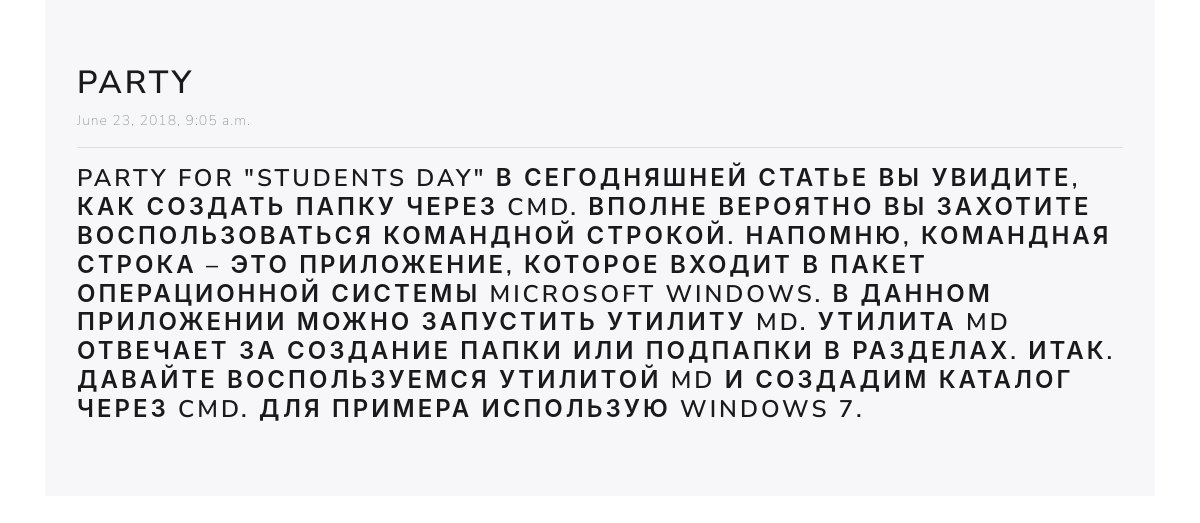
Screenshot of /entry/2 with the database file from the repository.
### mainApp/models.py (models this page shows, shortened)
class Entry(models.Model):
	name = models.CharField(max_length = 100)
	author = models.ForeignKey(User, on_delete = models.CASCADE)
	date = models.DateTimeField()
	descriptions = models.TextField()
	created = models.DateTimeField(auto_now_add = True)

### mainApp/views.py (the view)
# urls.py: path('entry/<int:pk>', views.details, name = 'details' ),
def details(request, pk):
	entries = Entry.objects.get(id = pk)
	args = {'entries':entries}
	return render(request, 'mainApp/details.html', args)

### mainApp/templates/mainApp/details.html
{% extends 'mainApp/base.html' %}
{% load staticfiles %}
{% block base %}
<div class="container jumbotron">
		<h1>{{ entries.name }}</h1>
		<span>{{ entries.date }}</span>
		<hr>
		<h3>{{ entries.descriptions }}</h3>
</div>
{% endblock %}

### mainApp/static/mainApp/css/main.css (style rules this page uses)
body, html { width: 100%; display: grid; }

### rows the page displays
Entry: name "PARTY", date "June 23, 2018, 9:05 a.m.", descriptions "PARTY FOR \"STUDENTS DAY\" В СЕГОДНЯШНЕЙ СТАТЬЕ ВЫ УВИДИТЕ, КАК СОЗДАТЬ ПАПКУ ЧЕРЕЗ CMD. ВПОЛНЕ ВЕРОЯТНО ВЫ ЗАХОТИТЕ ВОСПОЛЬЗОВАТЬСЯ КОМАНДНОЙ СТРОКОЙ. НАПОМНЮ, КОМАНДНАЯ СТРОКА – ЭТО ПРИЛОЖЕНИЕ, КОТОРОЕ ВХОДИТ В ПАКЕТ ОПЕРАЦИОННОЙ СИСТЕМЫ MICROSOFT WINDOWS. В ДАННОМ ПРИЛОЖЕНИИ МОЖНО ЗАПУСТИТЬ УТИЛИТУ MD. УТИЛИТА MD ОТВЕЧАЕТ ЗА СОЗДАНИЕ ПАПКИ ИЛИ ПОДПАПКИ В РАЗДЕЛАХ. ИТАК. ДАВАЙТЕ ВОСПОЛЬЗУЕМСЯ УТИЛИТОЙ MD И СОЗДАДИМ КАТАЛОГ ЧЕРЕЗ CMD. ДЛЯ ПРИМЕРА ИСПОЛЬЗУЮ WINDOWS 7."
